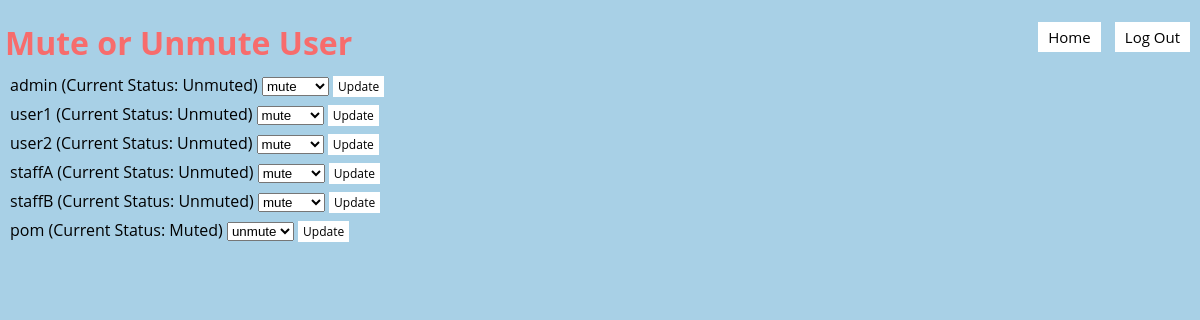
The page /mute-user (signed in) on the database its author committed.
### models.py (models this page shows)
class Base(DeclarativeBase):
    pass

class User(Base):
    __tablename__ = "user"
    username: Mapped[str] = mapped_column(String, primary_key=True)
    password: Mapped[str] = mapped_column(String)
    salt: Mapped[str] = mapped_column(String)
    failed_attempts: Mapped[int] = mapped_column(Integer, default=0)
    lockout_until: Mapped[datetime] = mapped_column(DateTime, nullable=True)
    role: Mapped[RoleType] = mapped_column(Enum(RoleType), nullable=False)
    online: Mapped[bool] = mapped_column(Boolean, default=False)
    muted: Mapped[bool] = mapped_column(Boolean, default=False)

### app.py (the view)
@app.route('/mute-user')
def mute_user():
    username = session.get('username')
    if not username:
        flash('You must be logged in to access the admin panel.')
        return redirect(url_for('login'))
    user = db.get_user(username)
    user_role = user.role.name if hasattr(user.role, 'name') else str(user.role)
    if user is None or (user_role != 'ADMIN' and user_role != 'ACADEMIC' and  user_role != 'ADMINISTRATIVE'):
        print("can't access")
        return redirect(url_for('home'))
    users = db.get_all_users()
    return render_template('mute_user.jinja', username=username, users=users)

### app.py (called while the page is built)
def csp_policy_string(policy_dict):
    return "; ".join([f"{key} {' '.join(val) if isinstance(val, list) else val}" for key, val in policy_dict.items()])

@app.after_request
def apply_csp(response):
    policy = {
    "default-src": "'self'",
    "script-src": [
        "'self'",
        "https://cdnjs.cloudflare.com",  # Allow scripts from CDN for Crypto-JS
        "https://cdn.jsdelivr.net",
        "'unsafe-inline'"
    ],
    "style-src": "'self' 'unsafe-inline'",  # Allows inline styles;
    "img-src": "'self'",
    "connect-src": "'self'",  # Restricts the URLs which can be loaded using script interfaces
    "font-src": "'self'",  # Fonts loading
    "object-src": "'none'",  # Prevents object, embed, and applet elements from rendering
    "frame-ancestors": "'none'"  # Protects against clickjacking
}
    response.headers['Content-Security-Policy'] = csp_policy_string(policy)
    return response

### db.py (called while the page is built)
def get_user(username: str):
    with Session(engine) as session:
        return session.get(User, username)

def get_all_users():
    with Session(engine) as session:
        return session.query(User).all()

### templates/mute_user.jinja (shortened to what this page needs)
{% extends 'base.jinja' %}
{% block content %}
<div class="header">
    <h1>Mute or Unmute User</h1>
    <div class="buttons">
        <button onclick="location.href='{{ url_for('home') }}'">Home</button>
        <button onclick="confirmLogout()">Log Out</button>
    </div>
</div>
<div class="container">
    {% for user in users %}
        <form class="mute-update-form" action="{{ url_for('update_user_mute_status') }}" method="post" onsubmit="updateUserMuteStatus(event)">
            <div>
                <label>{{ user.username }} (Current Status: {{ 'Muted' if user.muted else 'Unmuted' }})</label>
                <select name="new_status">
                    <option value="true" {% if user.muted == false %}selected{% endif %}>mute</option>
                    <option value="false" {% if user.muted == true %}selected{% endif %}>unmute</option>
                </select>
                <button type="submit" class="update-button">Update</button>
            </div>
        </form>
    {% endfor %}
</div>
{% endblock %}

### templates/base.jinja (shortened to what this page needs)
<!DOCTYPE html>
<html>
    <head>
    </head>
    <body>
        {% block content %} {% endblock %}
    </body>
</html>

### templates/mute_user.jinja (style rules this page uses)
html, body { margin-left: 10px; margin: 0; padding: 0; display: flex; flex-direction: column; font-family: 'Open Sans', sans-serif; background-color: #A8D0E6; overflow: auto }
h1 { margin-left: 5px; margin-bottom: 10px; height: 100%; font-family: 'Open Sans', sans-serif; color: #F76C6c; }
.mute-update-form { margin-left: 10px; }
.mute-update-form div { margin-bottom: 6px; }
button { font-family: 'Open Sans', sans-serif; padding: 5px 10px; background-color: white; color: black; border: none; cursor: pointer; text-align: center; text-decoration: none; display: inline-block; margin-right: 10px; font-size: 15px; transition: background-color 0.3s, color 0.3s; }
.update-button { padding: 2px 5px; background-color: white; color: black; font-size: 12px; transition: background-color 0.2s, box-shadow 0.2s; }
.header { display: flex; justify-content: space-between; align-items: center; width: 100%; }

### rows shown on the page
User: username "admin", muted "Unmuted", new_status "mute"
User: username "user1", muted "Unmuted", new_status "mute"
User: username "user2", muted "Unmuted", new_status "mute"
User: username "staffA", muted "Unmuted", new_status "mute"
User: username "staffB", muted "Unmuted", new_status "mute"
User: username "pom", muted "Muted", new_status "unmute"
